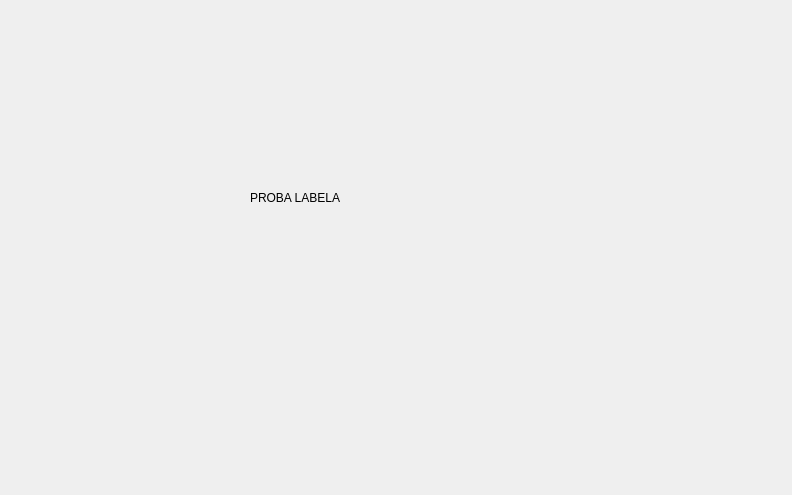
<?xml version="1.0" encoding="UTF-8"?>
<ui version="4.0">
 <class>Waiting</class>
 <widget class="QWidget" name="Waiting">
  <property name="geometry">
   <rect>
    <x>0</x>
    <y>0</y>
    <width>792</width>
    <height>495</height>
   </rect>
  </property>
  <property name="windowTitle">
   <string>Form</string>
  </property>
  <widget class="QLabel" name="label">
   <property name="geometry">
    <rect>
     <x>250</x>
     <y>190</y>
     <width>91</width>
     <height>16</height>
    </rect>
   </property>
   <property name="text">
    <string>PROBA LABELA</string>
   </property>
  </widget>
 </widget>
 <resources/>
 <connections/>
</ui>
